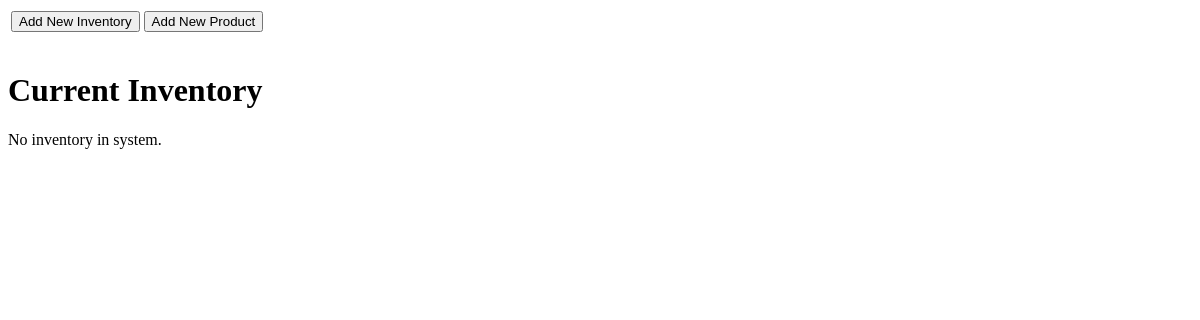
The page /tracker/ on the database as committed earlier.
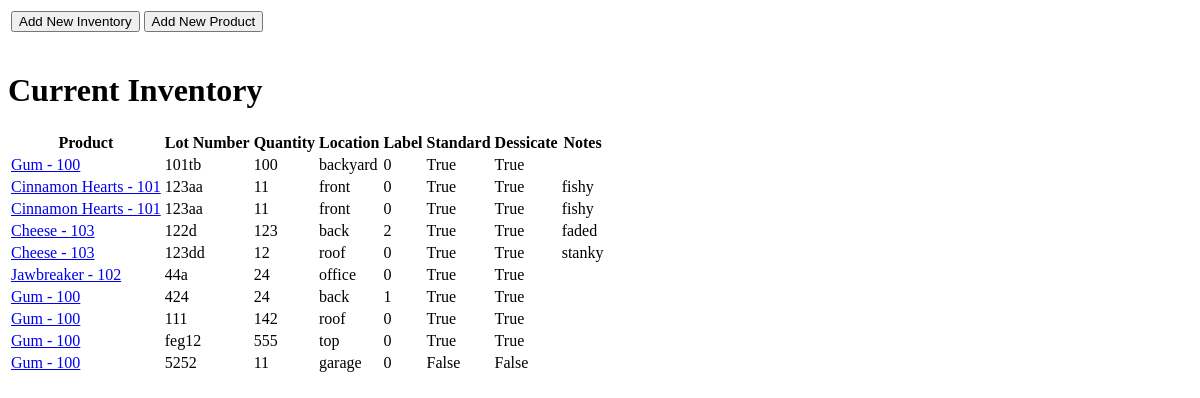
The same page on the database as committed later.
### tracker/models.py (models this page shows, shortened)
class Inventory(models.Model):
    NO_LABEL = 0
    HAS_LABEL = 1
    SOME_LABELS = 2
    LABEL_INFO = ((NO_LABEL, 'No Label'),
                  (HAS_LABEL, 'Has labels'),
                  (SOME_LABELS, 'Partially labelled'),)
    product = models.ForeignKey(Product, on_delete=models.CASCADE)
    add_date = models.DateTimeField('date added')
    lot_number = models.CharField(max_length=200)
    quantity = models.IntegerField(default=0)
    location = models.CharField(max_length=100)
    label = models.CharField(max_length=1,choices=LABEL_INFO, default=NO_LABEL)
    standard = models.CharField(max_length=3)
    dessicate = models.CharField(max_length=3)
    notes = models.CharField(max_length=200)

class Product(models.Model):
    DEXTROSE = 'DEX'
    GUM = 'GUM'
    CATEGORIES = (
                  (DEXTROSE, 'Dextrose'),
                  (GUM, 'Gum'),)
    product_name = models.CharField(max_length=200)
    sm_lot_number = models.CharField(max_length=200)
    weight = models.DecimalField(max_digits=6, decimal_places=2)
    pieces = models.IntegerField()
    category = models.CharField(max_length=3,choices=CATEGORIES,default=DEXTROSE)
    def __str__(self):
        return self.product_name + " - " + self.sm_lot_number

### tracker/views.py (the view)
def index(request):
    inventory_list = Inventory.objects.order_by('add_date')[:]
    context = {'inventory_list': inventory_list}
    return render(request, 'tracker/index.html', context)

### tracker/templates/tracker/index.html (shortened to what this page needs)
<table class="menu">
    <tr>
        <td>
            <form action="{% url 'tracker:add_inventory' %}">
                <input type="submit" value="Add New Inventory">
            </form>
        </td>
        <td>
            <form action="{% url 'tracker:add_product' %}">
                <input type="submit" value="Add New Product">
            </form>
        </td>
    </tr>
</table>
<h1>Current Inventory</h1>
{% if inventory_list %}
<table>
    <tr>
        <th>Product</th>
        <th>Lot Number</th>
        <th>Quantity</th>
        <th>Location</th>
        <th>Label</th>
        <th>Standard</th>
        <th>Dessicate</th>
        <th>Notes</th>
    {% for inventory in inventory_list %}
    <tr>
        <td><a href="{% url 'tracker:product_inventory' inventory.product.product_name.lower %}">{{ inventory.product }}</a></td>
        <td>{{ inventory.lot_number }}</td>
        <td>{{ inventory.quantity }}</td>
        <td>{{ inventory.location }}</td>
        <td>{{ inventory.label }}</td>
        <td>{{ inventory.standard }}</td>
        <td>{{ inventory.dessicate }}</td>
        <td>{{ inventory.notes }}</td>
    </tr>
    {% endfor %}
</table>
{% else %}
<p>No inventory in system.</p>
{% endif %}

Rows that differ between the two databases and show on the page:
added Inventory: product "Gum - 100", lot_number "101tb", quantity "100", location "backyard", label "0", standard "True", dessicate "True"
added Inventory: product "Cinnamon Hearts - 101", lot_number "123aa", quantity "11", location "front", label "0", standard "True", dessicate "True", notes "fishy"
added Inventory: product "Cinnamon Hearts - 101", lot_number "123aa", quantity "11", location "front", label "0", standard "True", dessicate "True", notes "fishy"
added Inventory: product "Cheese - 103", lot_number "122d", quantity "123", location "back", label "2", standard "True", dessicate "True", notes "faded"
added Inventory: product "Cheese - 103", lot_number "123dd", quantity "12", location "roof", label "0", standard "True", dessicate "True", notes "stanky"
added Inventory: product "Jawbreaker - 102", lot_number "44a", quantity "24", location "office", label "0", standard "True", dessicate "True"
added Inventory: product "Gum - 100", lot_number "424", quantity "24", location "back", label "1", standard "True", dessicate "True"
added Inventory: product "Gum - 100", lot_number "111", quantity "142", location "roof", label "0", standard "True", dessicate "True"
added Inventory: product "Gum - 100", lot_number "feg12", quantity "555", location "top", label "0", standard "True", dessicate "True"
added Inventory: product "Gum - 100", lot_number "5252", quantity "11", location "garage", label "0", standard "False", dessicate "False"
Other text that changed with them:
text no longer shown: "No inventory in system."
text now shown: "Product Lot Number Quantity Location Label Standard Dessicate Notes"
